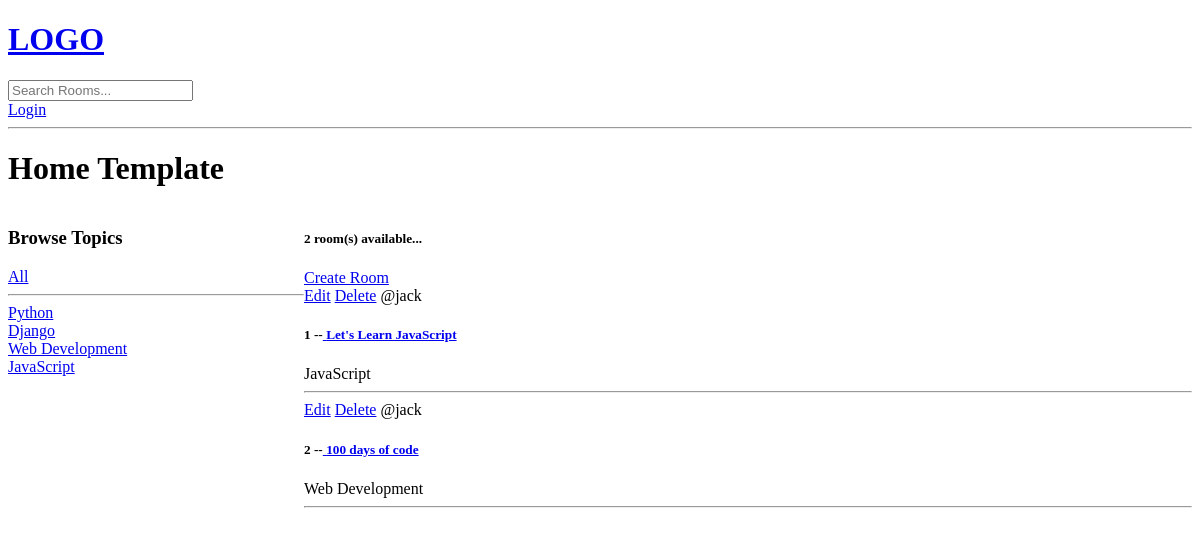
The app's page /, older data.
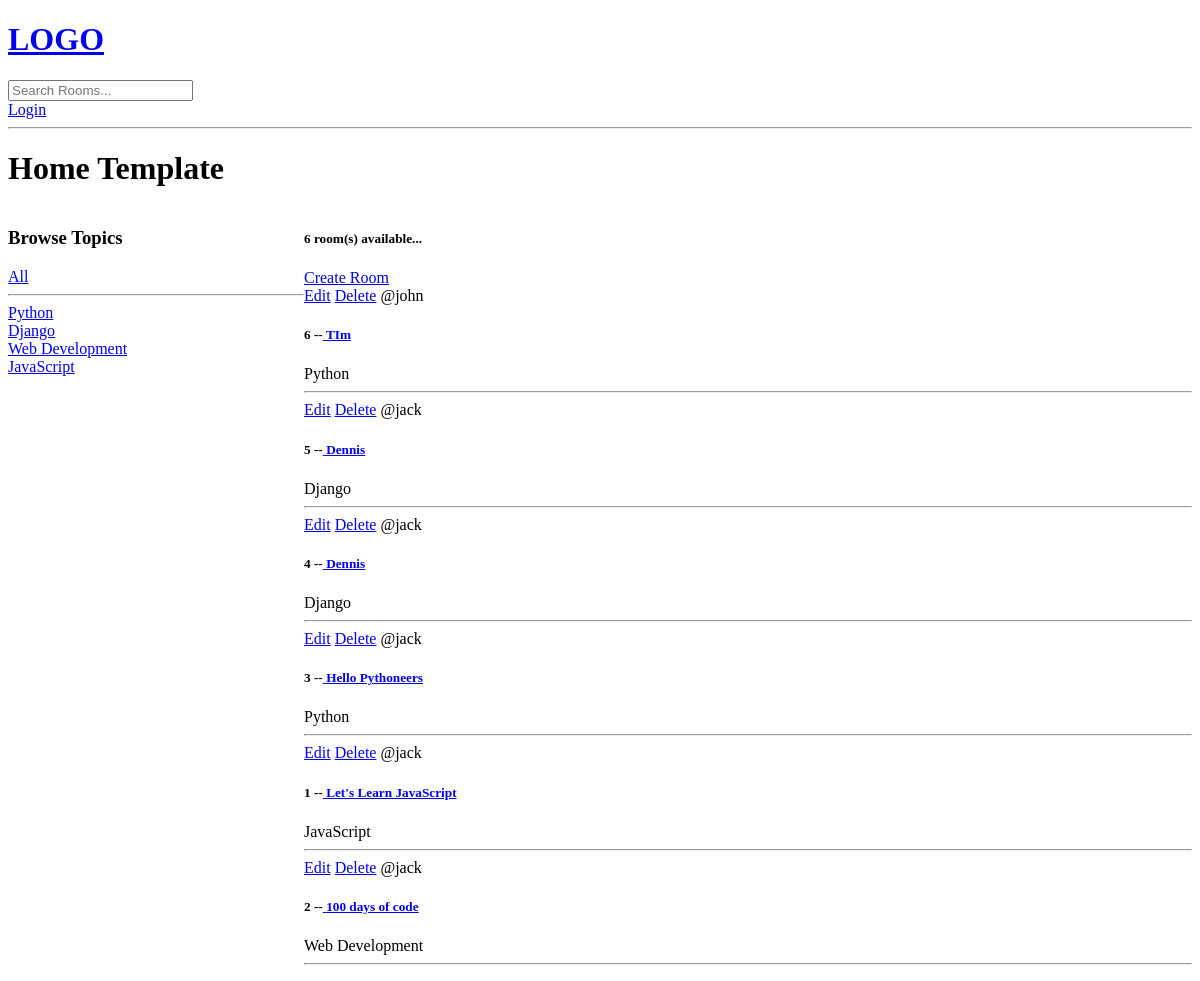
The same page, newer data.
### base/models.py (models this page shows, shortened)
class Topic(models.Model):
    name = models.CharField(max_length=200)
    def __str__(self):
        return self.name

class Room(models.Model):
    host = models.ForeignKey(User, on_delete=models.SET_NULL,null=True)
    topic = models.ForeignKey(Topic, on_delete=models.SET_NULL,null=True)
    name = models.CharField(max_length=200)
    description = models.TextField(null=True, blank=True)
    updated = models.DateTimeField(auto_now=True)
    created = models.DateTimeField(auto_now_add=True)
    class Meta:
        ordering = ['-updated','-created']

### base/views.py (the view)
# urls.py: path('',views.home,name='home'),
def home(request):
    q = request.GET.get('q') if request.GET.get('q') != None else ''
    rooms = Room.objects.filter(
        Q(topic__name__icontains=q) |
        Q(name__icontains=q) |
        Q(description__icontains=q)
    )
    room_count=rooms.count()
    topics = Topic.objects.all()
    context={'rooms':rooms,'topics':topics,'room_count':room_count}
    return render(request, 'base/home.html',context)

### base/templates/base/home.html (shortened to what this page needs)
{% extends 'main.html' %}
{% block content %}
<h1>Home Template</h1>
<div class="home-container">
    <div>
        <h3>Browse Topics</h3>
        <div>
            <a href="{% url 'home' %}">All</a>
        </div>
        <hr>
        {% for topic in topics %}
        <div>
            <a href="{% url 'home' %}?q={{ topic.name }}"> {{topic.name}} </a>
        </div>
        {% endfor %}
    </div>
    <div>
        <h5>{{room_count}} room(s) available...</h5>
        <a href="{% url 'create-room' %}">Create Room</a>
        <div>
            {% for room in rooms %}
            <div>
                <a href="{% url 'update-room' room.id %}">Edit</a>
                <a href="{% url 'delete-room' room.id %}">Delete</a>
                <span>@{{room.host.username}}</span>
                <h5>{{room.id}} --<a href="{% url 'room' room.id %}"> {{room.name}}</a></h5>
                <span>{{room.topic}}</span>
                <hr>
            </div>
            {% endfor %}
        </div>
    </div>
</div>
{% endblock %}

### templates/main.html (shortened to what this page needs)
<!DOCTYPE html>
<html lang="en">
<head>
</head>
<body>
    {% include 'navbar.html' %}
    {% block content %}
    {% endblock %}
</body>
</html>

### templates/navbar.html
<a href="/">
    <h1>LOGO</h1>
</a>
<form action="" method="get">
    <input type="search" name="q" placeholder="Search Rooms...">
</form>
{% if request.user.is_authenticated %}
<a href="{% url 'logout' %}">Logout</a>
{% else %}
<a href="{% url 'login' %}">Login</a>
{% endif %}
<hr>

### base/templates/base/home.html (style rules this page uses)
.home-container { display: grid; grid-template-columns: 1fr 3fr; }

Row changes from the older to the newer data that the page shows:
added Room: host.username "john", id "6", name "TIm", topic "Python"
added Room: host.username "jack", id "5", name "Dennis", topic "Django"
added Room: host.username "jack", id "4", name "Dennis", topic "Django"
added Room: host.username "jack", id "3", name "Hello Pythoneers", topic "Python"
Text that changed along with them:
{{ room_count }}: "2" → "6"
